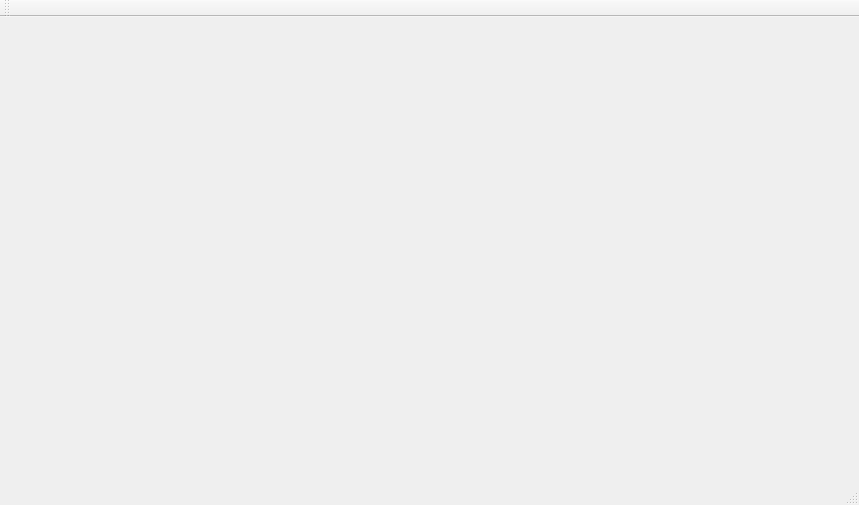
<?xml version="1.0" encoding="UTF-8"?>
<ui version="4.0">
 <class>MainWindow</class>
 <widget class="QMainWindow" name="MainWindow">
  <property name="geometry">
   <rect>
    <x>0</x>
    <y>0</y>
    <width>859</width>
    <height>505</height>
   </rect>
  </property>
  <property name="windowTitle">
   <string>MainWindow</string>
  </property>
  <widget class="QWidget" name="centralWidget"/>
  <widget class="QMenuBar" name="menuBar">
   <property name="geometry">
    <rect>
     <x>0</x>
     <y>0</y>
     <width>859</width>
     <height>21</height>
    </rect>
   </property>
  </widget>
  <widget class="QToolBar" name="mainToolBar">
   <attribute name="toolBarArea">
    <enum>TopToolBarArea</enum>
   </attribute>
   <attribute name="toolBarBreak">
    <bool>false</bool>
   </attribute>
  </widget>
  <widget class="QStatusBar" name="statusBar"/>
 </widget>
 <layoutdefault spacing="6" margin="11"/>
 <resources/>
 <connections/>
</ui>
